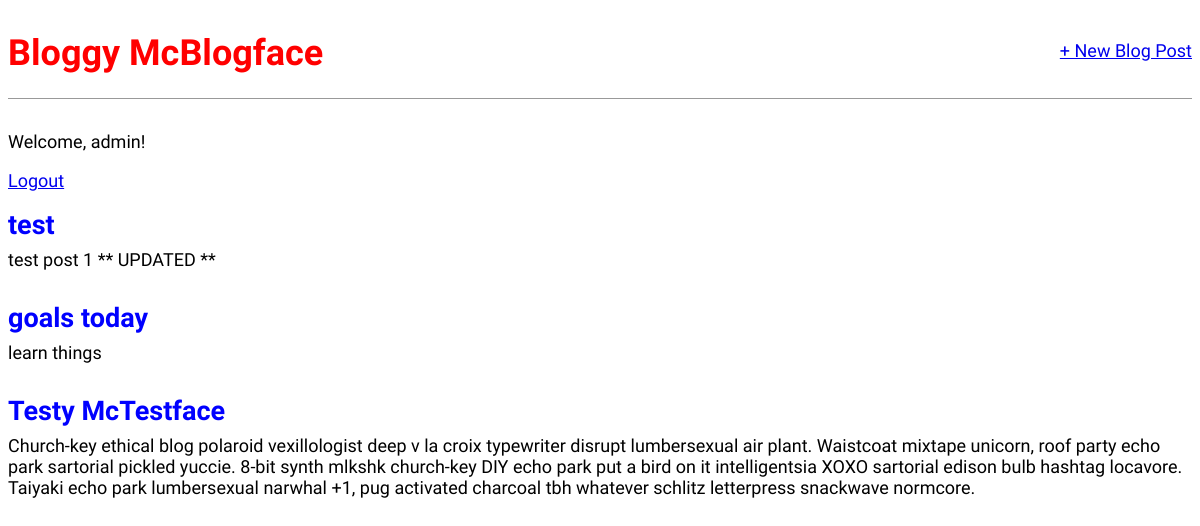
The app's page / (signed in), older data.
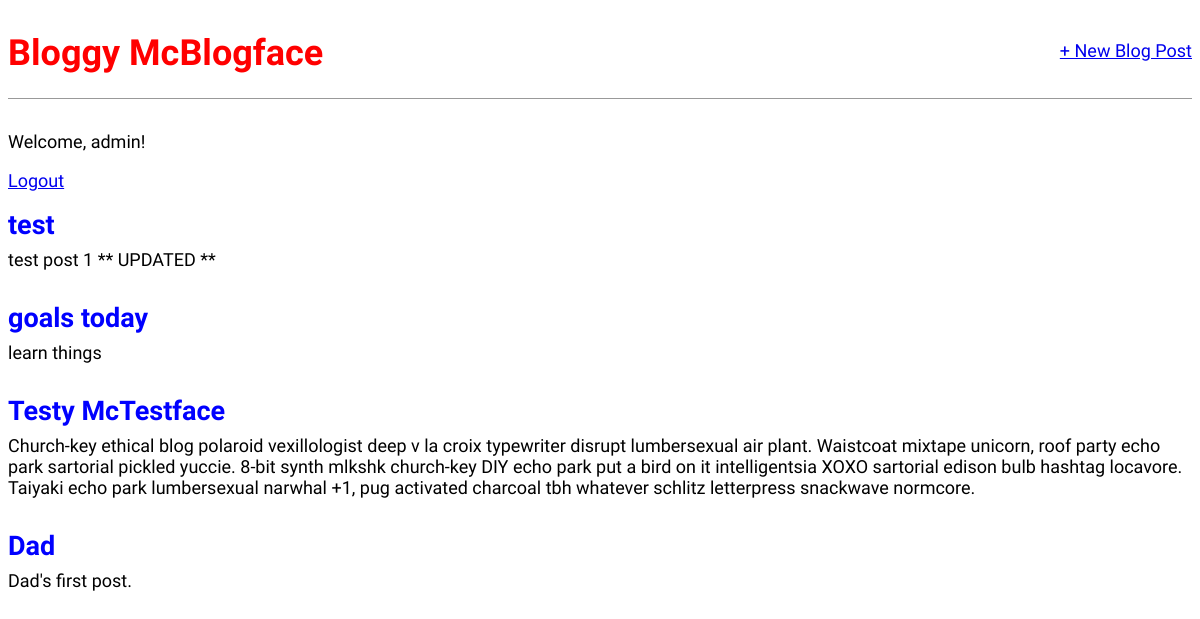
The same page, newer data.
### blog/models.py (models this page shows, shortened)
class Post(models.Model):
    title = models.CharField(max_length=200)
    author = models.ForeignKey('auth.user', on_delete=models.CASCADE)
    body = models.TextField()

### blog/views.py (the view)
# urls.py: path('', views.BlogListView.as_view(), name = 'home'),
class BlogListView(ListView):
    model = Post
    template_name = 'home.html'

### templates/home.html
{% extends 'base.html' %}
{% block content %}
  {% if user.is_authenticated %}
    {% for post in object_list %}
      <div class="post-entry">
        <h2><a href="{% url 'post_detail' post.pk %}">{{ post.title }}</a></h2>
        <p>{{ post.body }}</p>
      </div>
    {% endfor %}
  {% else %}
    <p>Welcome to Bloggy McBlogface! This is a really awesome blog site thing, but it costs $499.99 per month to view! Once you've sent your bank routing number and account number to Merritt, click <a href="{% url 'signup' %}">HERE</a> to create an account!!!</p>
  {% endif %}
{% endblock content %}

### templates/base.html (shortened to what this page needs)
{% load static %}
<html>
  <head>
    <link rel="stylesheet" href="{% static 'css/base.css' %}">
  </head>
  <body>
    <div class="container">
      <header>
      <div class="nav-left">
        <h1><a href="/">Bloggy McBlogface</a></h1>
      </div>
      <div class="nav-right">
      <a href="{% url 'post_new' %}">+ New Blog Post</a>
      </header>
      {% if user.is_authenticated %}
        <p>Welcome, {{ user.username}}!</p>
        <p><a href="{% url 'logout' %}">Logout</a></p>
      {% else %}
        <p>You are not logged in.</p>
        <p><a href="{% url 'login' %}">Login</a> | <a href="{% url 'signup' %}">Sign Up</a></p>
      {% endif %}
      {% block content %}
      {% endblock content %}
    </div>
  </body>
</html>

### static/css/base.css (style rules this page uses)
body { font-family: 'Source Sans Pro', sans-serif; font-size: 18px; }
header { border-bottom: 1px solid #999; margin-bottom: 2rem; display: flex; }
header h1 a { color: red; text-decoration: none; }
.nav-left { margin-right: auto; }
.nav-right { display: flex; padding-top: 2rem; }
.post-entry { margin-bottom: 2rem; }
.post-entry h2 { margin: 0.5rem 0; }
.post-entry h2 a, .post-entry h2 a:visited { color: blue; text-decoration: none; }
.post-entry p { margin: 0; font-weight: 400; }

Row changes from the older to the newer data that the page shows:
added Post: title "Dad", body "Dad's first post."
